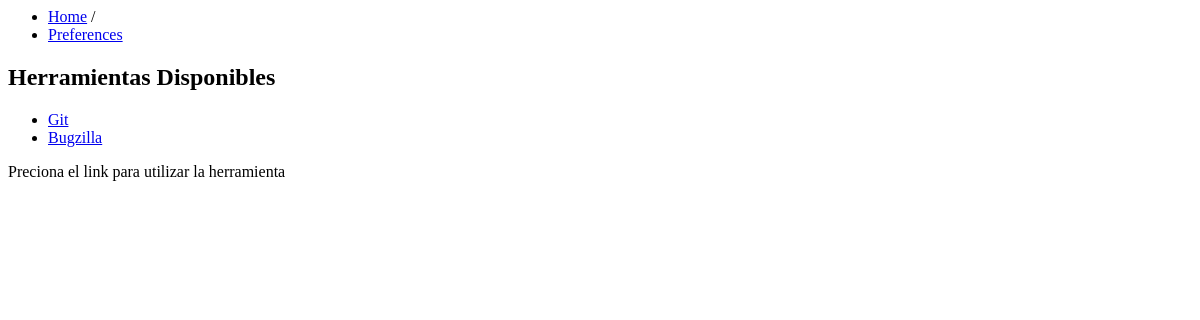
The page /listado/ (signed in) on the database as committed earlier.
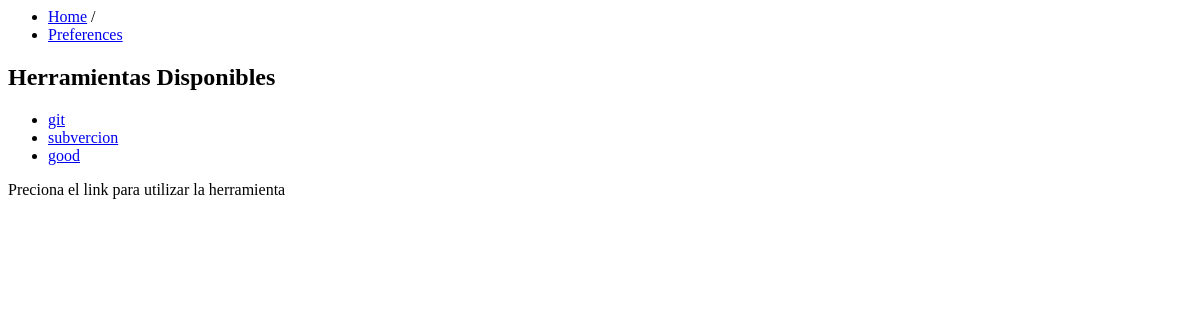
The same page on the database as committed later.
### tunasoft/apps/herramientas/models.py (models this page shows, shortened)
class herramienta(models.Model):
	nombre	= models.CharField(max_length=50)
	url		= models.URLField()
	status	= models.BooleanField(default=True)

### tunasoft/apps/herramientas/views.py (the view)
# urls.py: url(r'^listado/$','listado_view',name='vista_Listado'),
@login_required(login_url='/login/')
def listado_view(request):
	herramientas = herramienta.objects.filter(status=True)
	ctx = {'herramientas':herramientas}
	return render_to_response('herramientas/listado.html', ctx, context_instance=RequestContext(request))

### tunasoft/apps/home/context_processors.py (called while the page is built)
def login_form(request):
	return {
		'login_form' : LoginForm()
	}

### tunasoft/Templates/herramientas/listado.html
<div>
	<ul class="breadcrumb">
		<li>
			<a href="#">Home</a> <span class="divider">/</span>
		</li>
		<li>
			<a href="#">Preferences</a>
		</li>
	</ul>
</div>
	<h2>Herramientas Disponibles</h2>
	{% if herramientas %}
	<ul>
		{% for h in herramientas %}
			<li><a href="{{h.url}}">{{h.nombre}}</a></li>
		{% endfor %}
	</ul>
    <p>Preciona el link para utilizar la herramienta</p>
	{% else %}
		<h2>No hay Herramientas Activas</h2>
	{% endif %}

Rows that differ between the two databases and show on the page:
changed herramienta: nombre "Git" → "git"
changed herramienta: nombre "Bugzilla" → "subvercion"
added herramienta: nombre "good"
